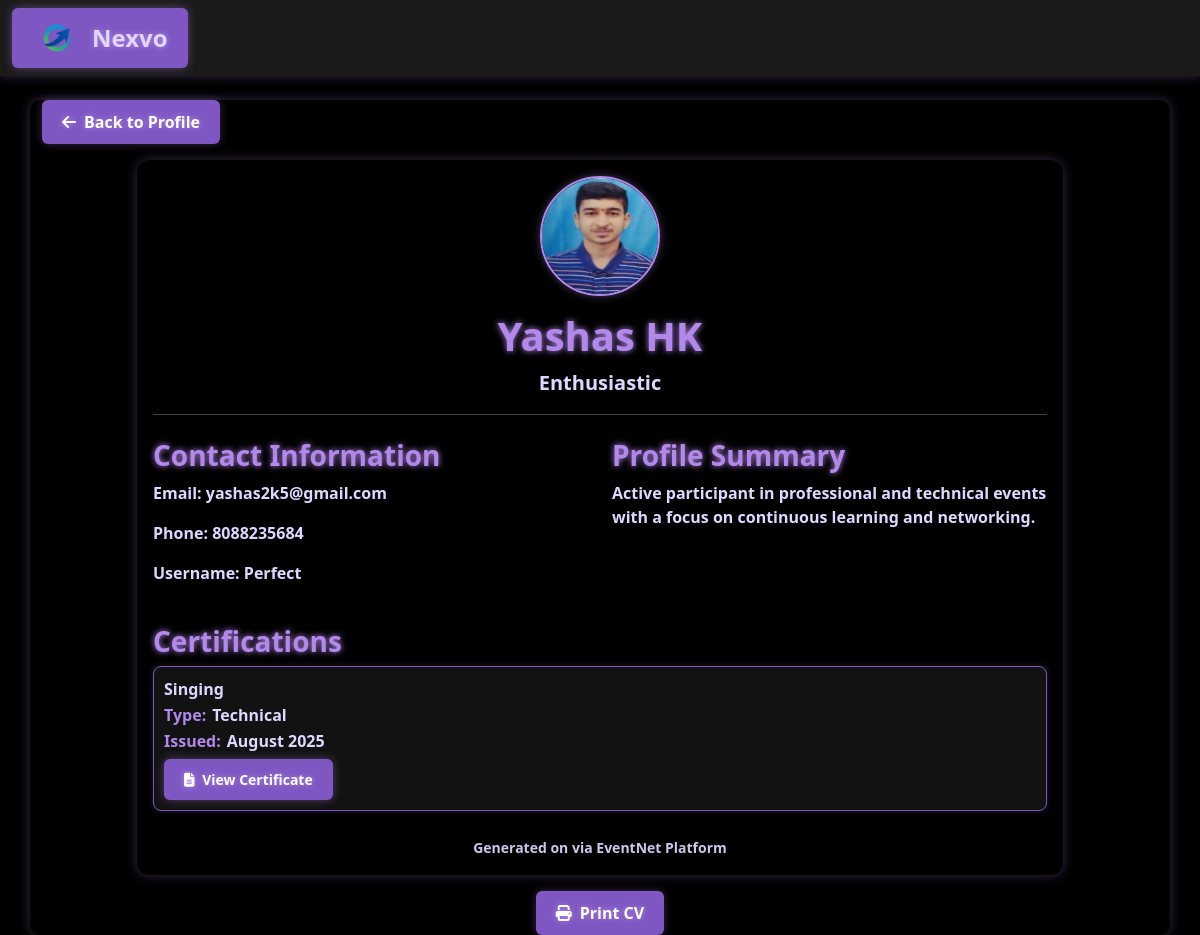
/generate-cv/ (signed in), run on the app's committed database.
### events/models.py (models this page shows, shortened)
class User(AbstractUser):
    USER_TYPES = (
        ('organizer', 'Organizer'),
        ('participant', 'Participant'),
    )
    user_type = models.CharField(max_length=20, choices=USER_TYPES)
    phone = models.CharField(max_length=15, blank=True, null=True)
    bio = models.TextField(max_length=500, blank=True, null=True)
    profile_picture = models.ImageField(upload_to='profile_pics/', blank=True)
    areas_of_interest = models.ManyToManyField('Category', blank=True)

class Certificate(models.Model):
    CERTIFICATE_TYPES = (
        ('technical', 'Technical'),
        ('non_technical', 'Non-Technical'),
    )
    participant = models.ForeignKey(User, on_delete=models.CASCADE, related_name='certificates')
    event = models.ForeignKey(Event, on_delete=models.CASCADE, null=True, blank=True, related_name='certificates_of_event')
    name = models.CharField(max_length=255)
    certificate_file = models.FileField(upload_to='certificates/')
    uploaded_at = models.DateTimeField(auto_now_add=True)
    certificate_type = models.CharField(max_length=20, choices=CERTIFICATE_TYPES, default='technical')

### events/views.py (the view)
# urls.py: path('generate-cv/', views.generate_cv, name='generate_cv'),
@login_required
def generate_cv(request):
    user = request.user
    certificates = Certificate.objects.filter(participant=user)
    attended_events = EventRegistration.objects.filter(participant=user, attended=True)
    context = {
        'user': user,
        'certificates': certificates,
        'attended_events': attended_events,
    }
    return render(request, 'events/cv_template.html', context)

### event_networking/context_processors.py (called while the page is built)
def unread_message_count(request):
    if request.user.is_authenticated:
        count = Message.objects.filter(receiver=request.user, is_read=False).count()
        return {'unread_message_count': count}
    return {'unread_message_count': 0}

### templates/events/cv_template.html (shortened to what this page needs)
{% extends 'base.html' %}
{% block content %}
<div class="text-start mb-3 no-print">
    <a href="{% url 'profile' %}" class="btn btn-secondary">
        <i class="fas fa-arrow-left me-2"></i>Back to Profile
    </a>
</div>
<div class="row justify-content-center">
    <div class="col-md-10">
        <div class="card" id="cv-content">
            <div class="card-body">
                <div class="text-center mb-4">
                    {% if user.profile_picture %}
                        <img src="{{ user.profile_picture.url }}" class="rounded-circle mb-3" width="120" height="120">
                    {% endif %}
                    <h1>{{ user.get_full_name|default:user.username }}</h1>
                    <p class="lead">{{ user.bio|default:"Passionate learner and event participant" }}</p>
                    <hr>
                </div>
                <div class="row mb-4">
                    <div class="col-md-6">
                        <h3>Contact Information</h3>
                        <p><strong>Email:</strong> {{ user.email }}</p>
                        {% if user.phone %}
                        <p><strong>Phone:</strong> {{ user.phone }}</p>
                        {% endif %}
                        <p><strong>Username:</strong> {{ user.username }}</p>
                    </div>
                    <div class="col-md-6">
                        <h3>Profile Summary</h3>
                        <p>Active participant in professional and technical events with a focus on continuous learning and networking.</p>
                    </div>
                </div>
                {% if certificates %}
                <div class="mb-4">
                    <h3>Certifications</h3>
                    {% for certificate in certificates %}
                    <div class="mb-2 certificate-item">
                        <div class="cert-row">
                            <span>{{ certificate.name }}</span>
                        </div>
                        <div class="cert-row">
                            <strong>Type:</strong>
                            <span>{{ certificate.get_certificate_type_display }}</span>
                        </div>
                        <div class="cert-row">
                            <strong>Issued:</strong>
                            <span>{{ certificate.uploaded_at|date:"F Y" }}</span>
                        </div>
                        {% if certificate.certificate_file %}
                        <a href="{{ certificate.certificate_file.url }}" target="_blank" class="btn btn-sm btn-outline-primary mt-1">
                            <i class="fas fa-file-alt me-1"></i> View Certificate
                        </a>
                        {% endif %}
                    </div>
                    {% endfor %}
                </div>
                {% endif %}
                <div class="text-center mt-4">
                    <small class="text-muted">Generated on {{ "now"|date:"F d, Y" }} via EventNet Platform</small>
                </div>
            </div>
        </div>
        <div class="text-center mt-3 no-print">
            <button onclick="window.print()" class="btn btn-primary">
                <i class="fas fa-print me-2"></i>Print CV
            </button>
        </div>
    </div>
</div>
{% endblock %}

### static/css/custom.css (style rules this page uses)
.container, .card, .modal-content, .form-control, .table, .dropdown-menu { background-color: #1a1a1a !important; color: #e0d7ff !important; border-color: #b388eb !important; }
label, h1, h2, h3, h4, h5, h6, .btn, .nav-link, .form-label { color: #b388eb !important; text-shadow: 0 0 6px #b388eb; }
.btn { background-color: #7e57c2 !important; border: none !important; color: #fff !important; }
body, h1, h2, h3, h4, h5, h6, p, span, a, li, td, th, label, button { color: white !important; }
body, .container, .card, .modal-content, .form-control, .dropdown-menu, .table, .list-group-item { background-color: #000 !important; color: #e0d7ff !important; border: none !important; }
body, h1, h2, h3, h4, h5, h6, p, span, a, li, td, th, label, button, input, select, textarea { color: #e0d7ff !important; }
h1, h2, h3, h4, h5 { color: #b388eb !important; text-shadow: 0 0 12px #b388eb; }
a, .btn, .nav-link { color: #fff !important; background-color: #7e57c2 !important; border: none !important; border-radius: 6px; padding: 10px 20px; text-decoration: none; box-shadow: 0 0 10px rgba(179, 136, 235, 0.4); transition: all 0.3s ease; }

### templates/base.html (style rules this page uses)
body { background-color: #000; color: #e0d7ff; font-family: 'Segoe UI', sans-serif; }
h1, h2, h3, h4, h5 { color: #b388eb; text-shadow: 0 0 12px #b388eb; }
a, .btn { color: #fff; background-color: #7e57c2; border: none; border-radius: 6px; padding: 10px 20px; text-decoration: none; box-shadow: 0 0 10px rgba(179, 136, 235, 0.4); transition: all 0.3s ease; }
.container, .card, .modal-content { background-color: #1a1a1a; border-radius: 10px; box-shadow: 0 0 12px rgba(179, 136, 235, 0.3); }

### templates/events/cv_template.html (style rules this page uses)
body, .container, .card, .form-control { background-color: #000 !important; color: #ffffff !important; font-family: 'Segoe UI', sans-serif; font-weight: bold; }
.card { background-color: #1a1a1a; border: 1px solid #7e57c2; border-radius: 12px; box-shadow: 0 0 12px rgba(179, 136, 235, 0.3); }
.card-body h1, h3, h5 { color: #b388eb; text-shadow: 0 0 6px #b388eb; font-weight: bold; }
.lead { color: #d1c4e9; font-weight: bold; }
.text-muted { color: #d1c4e9 !important; font-weight: bold; }
.rounded-circle { border: 2px solid #b388eb; box-shadow: 0 0 8px rgba(179, 136, 235, 0.4); }
.certificate-item { background-color: #121212; border: 1px solid #7e57c2; padding: 10px; border-radius: 8px; margin-bottom: 10px; box-shadow: 0 0 6px rgba(179, 136, 235, 0.2); }
.cert-row { display: flex; gap: 6px; align-items: center; margin-bottom: 2px; }
.cert-row strong { font-weight: bold; white-space: nowrap; color: #b388eb; }
.cert-row span { flex: 1; color: #ffffff; }
.btn-outline-primary { border: 1px solid #7e57c2; color: #b388eb; font-weight: bold; background-color: transparent; }
.btn-primary, .btn-secondary { background-color: #4b2b6f; color: #ffffff; font-weight: bold; border: none; box-shadow: 0 0 8px rgba(179, 136, 235, 0.3); }
a { color: #b388eb; font-weight: bold; text-decoration: none; }
.certificate-item { margin-bottom: 10px; }
.cert-row strong { font-weight: 600; white-space: nowrap; }
.cert-row span { flex: 1; }

### data on the page
User: profile_picture (picture), get_full_name "Yashas HK", bio "Enthusiastic", email "yashas2k5@gmail.com", phone "8088235684", username "Perfect"
Certificate: name "Singing", certificate_type "Technical", uploaded_at "August 2025"
